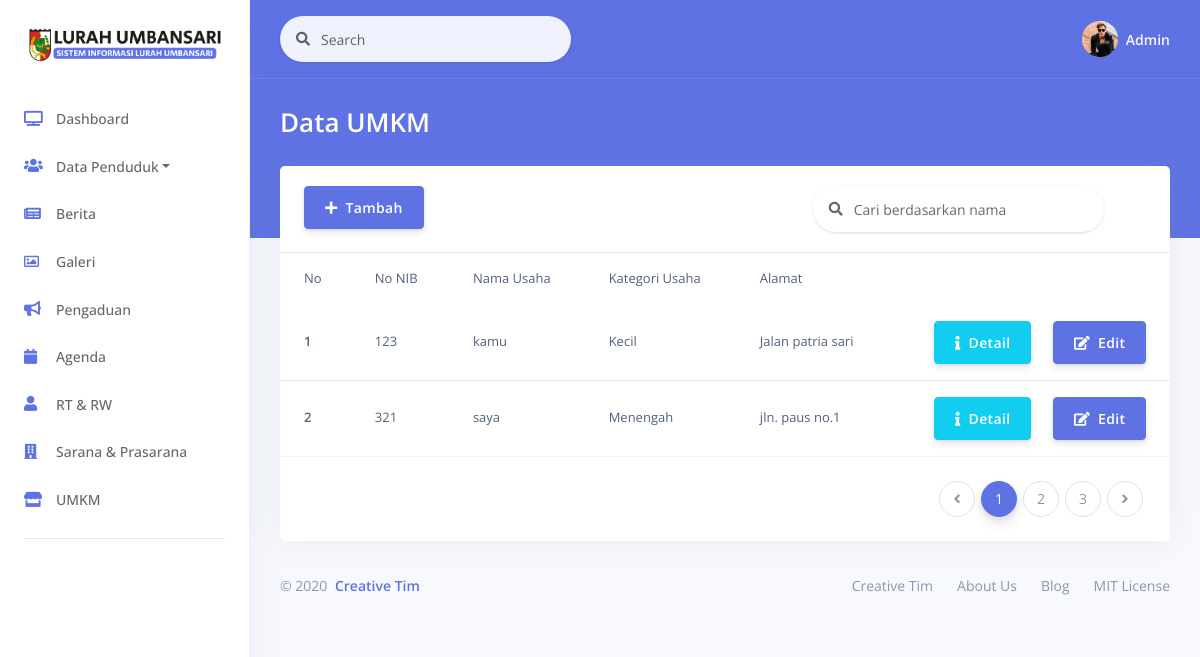
The app's page /index.php/umkm with its own data.
### tables this page shows
CREATE TABLE `umkm` (
  `id_umkm` int(11) NOT NULL,
  `no_nib` varchar(255) NOT NULL,
  `nama_owner` varchar(255) NOT NULL,
  `nama_usaha` varchar(255) NOT NULL,
  `id_kat` int(11) NOT NULL,
  `alamat` text NOT NULL,
  `foto_produk` varchar(255) NOT NULL DEFAULT 'default.png'
);

CREATE TABLE `umkm_kat` (
  `id_kat` int(11) NOT NULL,
  `nama` varchar(255) NOT NULL
);

### application/controllers/Umkm.php (called while the page is built, shortened)
<?php
class Umkm extends CI_Controller
{
    public function __construct()
    {
        $this->load->model('Umkm_model');
        $this->load->model('Umkm_kat_model');
    }
    function index()
    {
        $data['judul'] = "Halaman UMKM";
        $data['umkm'] = $this->Umkm_model->get();
        $data['umkm_kat'] = $this->Umkm_kat_model->get();
        $this->load->view('layout/header', $data);
        $this->load->view('data_umkm/vw_umkm', $data);
        $this->load->view('layout/footer', $data);
    }
}

### index.php (called while the page is built, shortened)
<?php
require_once BASEPATH.'core/CodeIgniter.php';

### application/models/Umkm_model.php (called while the page is built, shortened)
<?php
class Umkm_model extends CI_Model
{
    public $table = 'umkm';
    public function get()
    {
        $this->db->from($this->table);
        $query = $this->db->get();
        return $query->result_array();
    }
}

### application/models/Umkm_kat_model.php (called while the page is built, shortened)
<?php
class Umkm_kat_model extends CI_Model
{
    public $table = 'umkm_kat';
    public function get()
    {
        $this->db->from($this->table);
        $query = $this->db->get();
        return $query->result_array();
    }
}

### application/views/data_umkm/vw_umkm.php (the view, shortened to what this page needs)
<div class="main-content" id="panel">
    <div class="header bg-primary pb-6">
        <div class="container-fluid">
            <div class="header-body">
                <div class="row align-items-center py-4">
                    <div class="col-lg-6 col-7">
                        <h3 class="h1 text-white d-inline-block mb-0">Data UMKM</h3>
                    </div>
                </div>
            </div>
        </div>
    </div>
    <div class="container-fluid mt--6">
        <div class="row">
            <div class="col">
                <div class="card">
                    <div class="card-header border-0">
                        <div class="row">
                            <div class="col-sm-7">
                                <a href="<?= site_url('Umkm/add'); ?>" class="btn btn-primary"><i class="fas fa-plus"></i>&nbsp;&nbsp;Tambah</a>
                            </div>
                            <div class="col-sm-2">
                                <form class="navbar-search navbar-search-light form-inline mr-sm-3" id="navbar-search-main">
                                    <div class="form-group mb-0">
                                        <div class="input-group input-group-alternative input-group-merge">
                                            <div class="input-group-prepend">
                                                <span class="input-group-text"><i class="fas fa-search"></i></span>
                                            </div>
                                            <input class="form-control" placeholder="Cari berdasarkan nama" type="text">
                                        </div>
                                    </div>
                                </form>
                            </div>
                        </div>
                    </div>
                    <div class="table-responsive">
                        <table class="table align-items-center table-flush">
                            <thead class="thead-light">
                                <tr>
                                    <td scope="col" class="sort" data-sort="id">No</td>
                                    <td scope="col" class="sort" data-sort="nik">No NIB</td>
                                    <td scope="col" class="sort" data-sort="asal">Nama Usaha</td>
                                    <td scope="col" class="sort" data-sort="asal">Kategori Usaha</td>
                                    <td scope="col" class="sort" data-sort="asal">Alamat</td>
                                    <td scope="col"></td>
                                </tr>
                            </thead>
                            <tbody class="list">
                                <?php
                                $i = 1;
                                foreach ($umkm as $u) {
                                ?>
                                    <tr>
                                        <th scope="row">
                                            <div class="media-body">
                                                <span><?= $i ?></span>
                                            </div>
                                        </th>
                                        <td class="budget">
                                            <?= $u['no_nib'] ?>
                                        </td>
                                        <td>
                                            <?= $u['nama_usaha'] ?>
                                        </td>
                                        <td>
                                            <?php foreach ($umkm_kat as $uk) :
                                                if ($u['id_kat'] == $uk['id_kat']) { ?>
                                                    <?= $uk['nama']; ?>
                                            <?php }
                                            endforeach; ?>
                                        </td>
                                        <td>
                                            <?= $u['alamat'] ?>
                                        </td>
                                        <td class="text-right">
                                            <a href="<?= site_url('Umkm/detail/') . $u['id_umkm']; ?>" class="btn btn-info"><i class="fas fa-info"></i>&nbsp;&nbsp;Detail</a>&nbsp;&nbsp;&nbsp;
                                            <a href="<?= site_url('Umkm/edit/') . $u['id_umkm']; ?>" class="btn btn-primary"><i class="fas fa-edit"></i>&nbsp;&nbsp;Edit</a>
                                        </td>
                                    </tr>
                                <?php
                                    $i++;
                                } ?>
                            </tbody>
                        </table>
                    </div>
                    <div class="card-footer py-4">
                        <nav aria-label="...">
                            <ul class="pagination justify-content-end mb-0">
                                <li class="page-item disabled">
                                    <a class="page-link" href="#" tabindex="-1">
                                        <i class="fas fa-angle-left"></i>
                                    </a>
                                </li>
                                <li class="page-item active">
                                    <a class="page-link" href="#">1</a>
                                </li>
                                <li class="page-item">
                                    <a class="page-link" href="#">2 <span class="sr-only">(current)</span></a>
                                </li>
                                <li class="page-item"><a class="page-link" href="#">3</a></li>
                                <li class="page-item">
                                    <a class="page-link" href="#">
                                        <i class="fas fa-angle-right"></i>
                                    </a>
                                </li>
                            </ul>
                        </nav>
                    </div>
                </div>
            </div>
        </div>

### records on screen
umkm: no_nib "123", nama_usaha "kamu", alamat "Jalan patria sari"
umkm_kat: nama "Kecil"
umkm: no_nib "321", nama_usaha "saya", alamat "jln. paus no.1"
umkm_kat: nama "Menengah"
